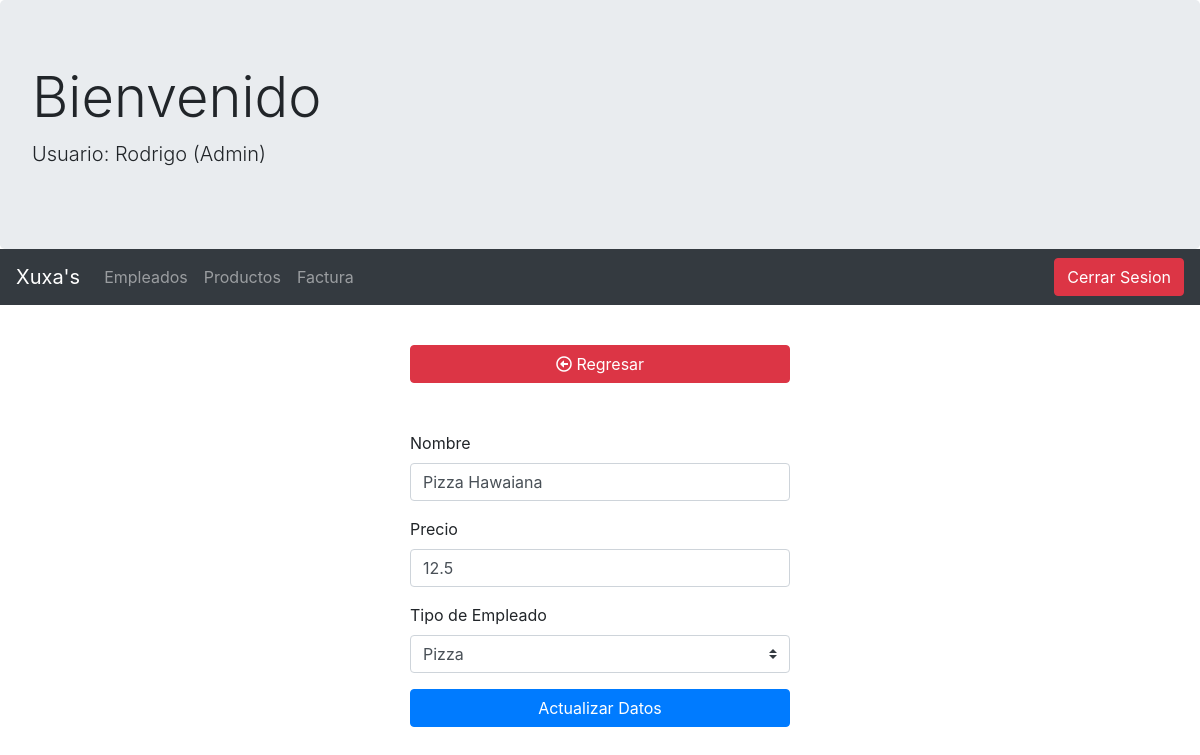
/controlador/productos/Producto_editar.php?id=23 (signed in), run on the app's committed database.
### tables this page shows
CREATE TABLE `producto` (
  `id_producto` int(11) NOT NULL,
  `nombre` varchar(60) NOT NULL,
  `precio` double NOT NULL,
  `tipo` varchar(20) NOT NULL
);

### controlador/productos/Producto_editar.php (called while the page is built)
<?php
		$id=$_GET["id"];
    	require_once("../../modelo/productos/Productos_Modelo.php");
    	$productos=new Productos_modelo();
		$matrizproductos=$productos->get_productosid($id);
		require_once("../../vista/productos/Producto_Vistaeditar.php");
?>

### modelo/Conectar.php (called while the page is built)
<?php
    class Conectar{
        public static function conexion(){
            try{
                $conexion = new PDO('mysql:host=localhost;dbname=facturacion','root','');
                $conexion->setAttribute(PDO::ATTR_ERRMODE,PDO::ERRMODE_EXCEPTION);
                $conexion->exec('SET character SET utf8');
            }
            catch(Exception $e){
                die("Error ".$e->getMessage());
                echo "Linea del error".$e->getLine();
            }
            return $conexion;
        }
    }
?>

### modelo/productos/Productos_Modelo.php (called while the page is built, shortened)
<?php
        class Productos_modelo{
            private $db;
            private $productos;
            public function __construct(){
                require_once("../../modelo/Conectar.php");
                $this->db=Conectar::conexion();
                $this->productos=array();
            }
            public function get_productosid($id){
                $consulta=$this->db->query("Select * from producto WHERE id_producto='$id'");
                while($filas=$consulta->fetch(PDO::FETCH_ASSOC)){
                    $this->productos[]=$filas;
                }
                return $this->productos;
            }
        }
?>

### vista/productos/Producto_Vistaeditar.php (the view, shortened to what this page needs)
<!doctype html>
<html>
<!doctype html>
<html lang="en">
  <head>
    <link rel="stylesheet" href="https://use.fontawesome.com/releases/v5.0.13/css/all.css">
    <link rel="stylesheet" href="https://maxcdn.bootstrapcdn.com/bootstrap/4.0.0/css/bootstrap.min.css">
  </head>
<body>
<?php
      include('../../modelo/navbar.php');
    ?>
<?php
    foreach($matrizproductos as $producto):?>
    <div class="row" style="margin-top:40px;">
        <div class="col-md-4 col-sm-12"></div>
        <div class="col-md-4 col-sm-12">
        <a href="../../controlador/productos/Productos_Controlador.php"><button type="button" class="btn btn-danger btn-block"><i class="far fa-arrow-alt-circle-left"></i> Regresar</button></a>
        <br>
        <br>
            <form action="../../modelo/productos/Producto_modificar.php?id=<?php echo $producto['id_producto']?>" method="post">
                <div class="form-group">
                    <label>Nombre</label>
                    <input type="text" class="form-control" id="nombre" name="nom"  placeholder="Nombre" value="<?php echo $producto['nombre'] ?>">
                </div>
                <div class="form-group">
                    <label>Precio</label>
                    <input type="number" step="0.1" class="form-control" id="precio" name="pre"  placeholder="" value="<?php echo $producto['precio'] ?>">
                </div>
                <?php
                $tipo=$producto['tipo'];
                  $txt='<div class="form-group">
                  <label>Tipo de Empleado</label>
                  <select class="custom-select" name="tipo" id="tipo">';
                  $txt.= (strcmp($tipo,'Pizza')==0) ? '<option selected>Pizza</option>' : '<option>Pizza</option>';
                  $txt.= (strcmp($tipo,'Alitas')==0) ? '<option selected>Alitas</option>' : '<option>Alitas</option>';
                  $txt.='</select></div>';
                  echo $txt;
                ?>
                <button type="submit" class="btn btn-primary btn-block" name="update" id='update'>Actualizar Datos</button>
    <?php endforeach;?>
</form>
<p>&nbsp;</p>
</body>
</html>

### data on the page
producto: nom "Pizza Hawaiana", pre "12.5", tipo "Pizza"

### other printed values
$_SESSION['usuario'] "Rodrigo"
$_SESSION['tipo'] "Admin"
